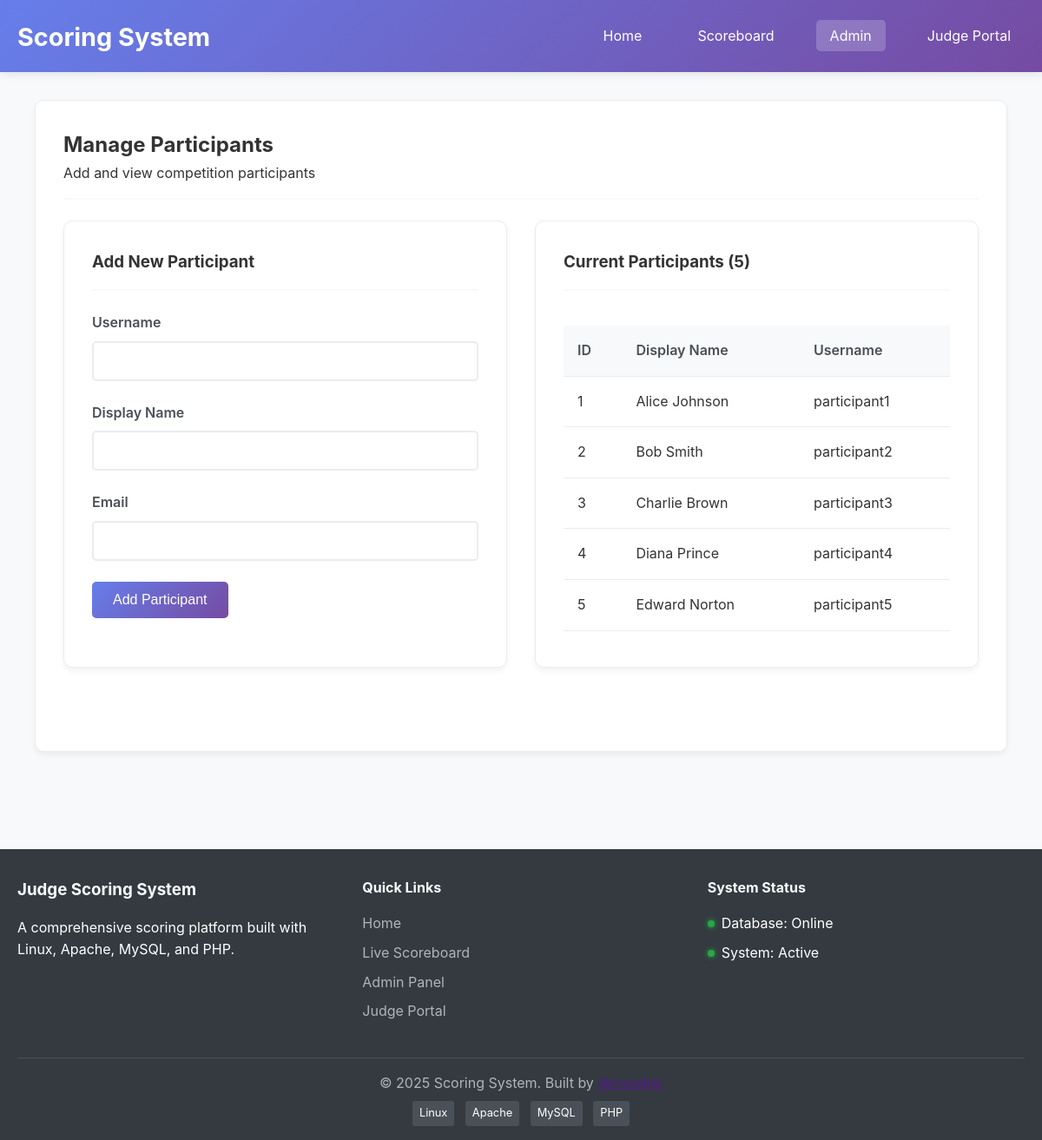
Page /admin/manage_users.php on the committed database.
### tables this page shows
CREATE TABLE users (
    id INT PRIMARY KEY AUTO_INCREMENT,
    username VARCHAR(50) UNIQUE NOT NULL,
    display_name VARCHAR(100) NOT NULL,
    email VARCHAR(100),
    created_at TIMESTAMP DEFAULT CURRENT_TIMESTAMP,
    updated_at TIMESTAMP DEFAULT CURRENT_TIMESTAMP ON UPDATE CURRENT_TIMESTAMP
);

### includes/functions.php (called while the page is built, shortened)
<?php
function getAllUsers() {
    try {
        $pdo = getDbConnection();
        $stmt = $pdo->query("Select * from users ORDER BY display_name");
        return $stmt->fetchAll();
    }
    catch (Exception $e) {
        error_log("Error fetching users: " . $e->getMessage());
        return [];
    }
}
?>

### admin/manage_users.php (the view, shortened to what this page needs)
<?php
require_once __DIR__ . '/../includes/header.php';
require_once __DIR__ . '/../includes/functions.php';
$users = getAllUsers();
?>
<div class="container">
    <div class="card">
        <div class="card-header">
            <h2>Manage Participants</h2>
            <p>Add and view competition participants</p>
        </div>
        <div class="grid grid-2">
            <div class="card">
                <div class="card-header">
                    <h3>Add New Participant</h3>
                </div>
                <form method="post" class="mt-2">
                    <div class="form-group">
                        <label for="username">Username</label>
                        <input type="text" id="username" name="username" class="form-control" required>
                    </div>
                    <div class="form-group">
                        <label for="display_name">Display Name</label>
                        <input type="text" id="display_name" name="display_name" class="form-control" required>
                    </div>
                    <div class="form-group">
                        <label for="email">Email</label>
                        <input type="email" id="email" name="email" class="form-control">
                    </div>
                    <div class="form-group">
                        <button type="submit" name="add_user" class="btn btn-primary">Add Participant</button>
                    </div>
                </form>
            </div>
            <div class="card">
                <div class="card-header">
                    <h3>Current Participants (<?= count($users) ?>)</h3>
                </div>
                <div class="table-responsive">
                    <table class="table">
                        <thead>
                            <tr>
                                <th>ID</th>
                                <th>Display Name</th>
                                <th>Username</th>
                            </tr>
                        </thead>
                        <tbody>
                            <?php foreach ($users as $user): ?>
                            <tr>
                                <td><?= htmlspecialchars($user['id']) ?></td>
                                <td><?= htmlspecialchars($user['display_name']) ?></td>
                                <td><?= htmlspecialchars($user['username']) ?></td>
                            </tr>
                            <?php endforeach; ?>
                        </tbody>
                    </table>
                </div>
            </div>
        </div>
    </div>
</div>
<?php require_once __DIR__ . '/../includes/footer.php'; ?>

### assets/css/style.css (style rules this page uses)
* { margin: 0; padding: 0; box-sizing: border-box; }
body { font-family: -apple-system, BlinkMacSystemFont, 'Segoe UI', Roboto, Oxygen, Ubuntu, Cantarell, sans-serif; line-height: 1.6; color: #333; background-color: #f8f9fa; }
.container { max-width: 1200px; margin: 0 auto; padding: 0 20px; }
.card { background: white; border-radius: 10px; padding: 2rem; margin-bottom: 2rem; box-shadow: 0 4px 6px rgba(0,0,0,0.05); border: 1px solid #e9ecef; }
.card-header { border-bottom: 2px solid #f8f9fa; padding-bottom: 1rem; margin-bottom: 1.5rem; }
.btn { display: inline-block; padding: 0.75rem 1.5rem; border: none; border-radius: 5px; cursor: pointer; text-decoration: none; font-size: 1rem; transition: all 0.3s ease; text-align: center; }
.btn-primary { background: linear-gradient(135deg, #667eea 0%, #764ba2 100%); color: white; }
.form-group { margin-bottom: 1.5rem; }
.form-group label { display: block; margin-bottom: 0.5rem; font-weight: 600; color: #495057; }
.form-control { width: 100%; padding: 0.75rem; border: 2px solid #e9ecef; border-radius: 5px; font-size: 1rem; transition: border-color 0.3s ease; }
.table { width: 100%; border-collapse: collapse; margin-top: 1rem; }
.table th, .table td { padding: 1rem; text-align: left; border-bottom: 1px solid #e9ecef; }
.table th { background-color: #f8f9fa; font-weight: 600; color: #495057; }
.mt-2 { margin-top: 0.5rem; }
.table-responsive { overflow-x: auto; -webkit-overflow-scrolling: touch; }
.grid { display: grid; gap: 2rem; margin-bottom: 2rem; }
.grid-2 { grid-template-columns: repeat(auto-fit, minmax(300px, 1fr)); }

### rows in the picture
users: id "1", display_name "Alice Johnson", username "participant1"
users: id "2", display_name "Bob Smith", username "participant2"
users: id "3", display_name "Charlie Brown", username "participant3"
users: id "4", display_name "Diana Prince", username "participant4"
users: id "5", display_name "Edward Norton", username "participant5"

### other values in the picture
count($users) "5"
